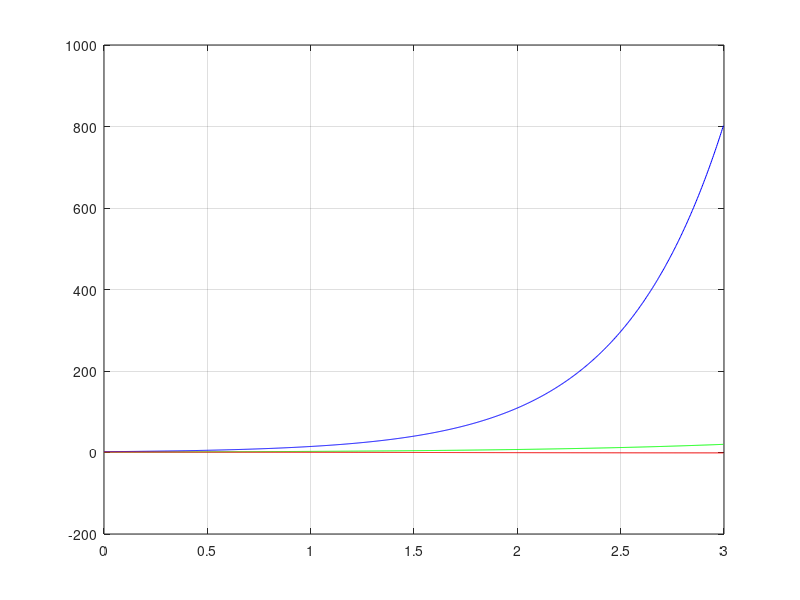

Write MATLAB code to recreate this figure.

function Dif_cen1
  % Datos
  Dt=0.003; % incremento de tiempo
  NDt=1000; % cantidad de Dt a realizar
  M=[ 1 0 0; 0 -1 0; 0 0 2]; % Matriz M
  C=[ 4 0 0; 0 -1 0; 0 0 3]; % Matriz C
  K=[ 0 4 1; 4 2 0; 1 0 1]; % Matriz K

  % Valores Iniciales o actuales
  tac=0;
  yac=[1; 2; 1]; % correspondiente a y1
  vac=[1; 4; 0]; % correspondiente a y2
  R(1,1)=5*exp(tac)+8*exp(2*tac)+cos(tac);
  R(2,1)=-8*exp(2*tac)+4*exp(tac);
  R(3,1)=-cos(tac)-3*sin(tac)+exp(tac);

  % Inicialización
  G=inv(M+(Dt/2)*C); % cálculo del término G
  D=G*(2*M-Dt^2*K); % cálculo del término D
  H=G*((Dt/2)*C-M); % cálculo del término H
  d2=inv(M)*(R-K*yac-C*vac); % cálculo de la derivada segunda
  yan=yac-Dt*vac+((Dt^2)/2)*d2; % cálculo de solución anterior
  t(1)=tac; % Almacenamiento para luego graficar
  y(:,1)=yac;

  % Diferencia Central
  for j=2:NDt
      bac=fun_ind(tac,G,Dt); % cálculo de b que depende del tiempo
      ynu=bac + D*yac + H*yan; % Calculo con Dif Central
      tnu=tac+Dt; % actualización del tiempo
      t(j)=tnu; % Almacenamiento para luego graficar
      y(:,j)=ynu; % almacenamiento de la solución para luego graficar
      yan=yac; % actualización de estado anterior
      yac=ynu; % actualización de estado actual
      tac=tnu;
  end

  % Gráfico
  figure(1)
  plot( t, y(1,:),'g', t, y(2,:),'b', t, y(3,:),'r');
  grid on
end

% Subfunción para determinar el término b
function fy=fun_ind(x,G,Dt)
  r(1,1)=5*exp(x)+8*exp(2*x)+cos(x);
  r(2,1)=-8*exp(2*x)+4*exp(x);
  r(3,1)=-cos(x)-3*sin(x)+exp(x);
  fy=Dt^2*G*r;
end

##
##function dif_central
##  % Datos
##  Dt=1/10; % incremento de tiempo
##  NDt=1500; % cantidad de Dt a realizar
##  M=[ 1 0 0 0; 0 1 0 0; 0 0 1 0; 0 0 0 1] ; % Matriz M
##  C=[ 0 0 0 0; 0 0 0 0; 0 0 0 0 ; 0 0 0 0]; % Matriz C
##  K=[ 2 -1 0 0; -1 2 -1 0 ;0 -1 2 -1; 0 0 -1 2]; % Matriz K
##  b=[10; 5; 5; 5];
##
##  % Valores Iniciales o actuales
##  tac=0;
##  f=[0; 0; 0; 0]; % correspondiente a y1
##  df=[0; 0; 0; 0]; % correspondiente a y2
##  R(1,1)=b(1,1);
##  R(2,1)=b(2,1);
##  R(3,1)=b(3,1);
##  R(4,1)=b(4,1);
##  % Inicialización
##  G=inv(M+(Dt/2)*C); % cálculo del término G
##  D=G*(2*M-Dt^2*K); % cálculo del término D
##  H=G*((Dt/2)*C-M); % cálculo del término H
##  d2=inv(M)*(R-K*f-C*df);% cálculo de la derivada segunda
##  yan=f-Dt*df+((Dt^2)/2)*d2; % cálculo de solución anterior
##  t(1)=tac; % Almacenamiento para luego graficar
##  y(:,1)=f;
##
##  % Diferencia Central
##  for j=2:NDt
##      bac=fun_ind(tac, G, Dt); % cálculo de b que depende del tiempo
##      ynu=bac + D*f + H*yan; % Calculo con Dif Central
##      tnu=tac+Dt; % actualización del tiempo
##      t(j)=tnu; % Almacenamiento para luego graficar
##      y(:,j)=ynu; % almacenamiento de la solución para luego graficar
##      yan=f; % actualización de estado anterior
##      f=ynu; % actualización de estado actual
##      tac=tnu;
##  end
##
##  % Gráfico
##  figure(1)
##  plot( t, y(1,:))#,'g', t, y(2,:),'b', t, y(3,:),'r');
##  grid on
##
##  disp(y(:,51))
##end
##
##% Subfunción para determinar el término g
##function fy=fun_ind(t, G, dt)
##  if (t<50.1)
##    r(1,1)=10*((-1/50.1)*t + 1);
##    r(2,1)=5*((-1/50.1)*t + 1);
##    r(3,1)=5*((-1/50.1)*t + 1);
##    r(4,1)=5*((-1/50.1)*t + 1);
##    fy=dt^2*G*r;
##  else
##    fy=0;
##  end
##end
